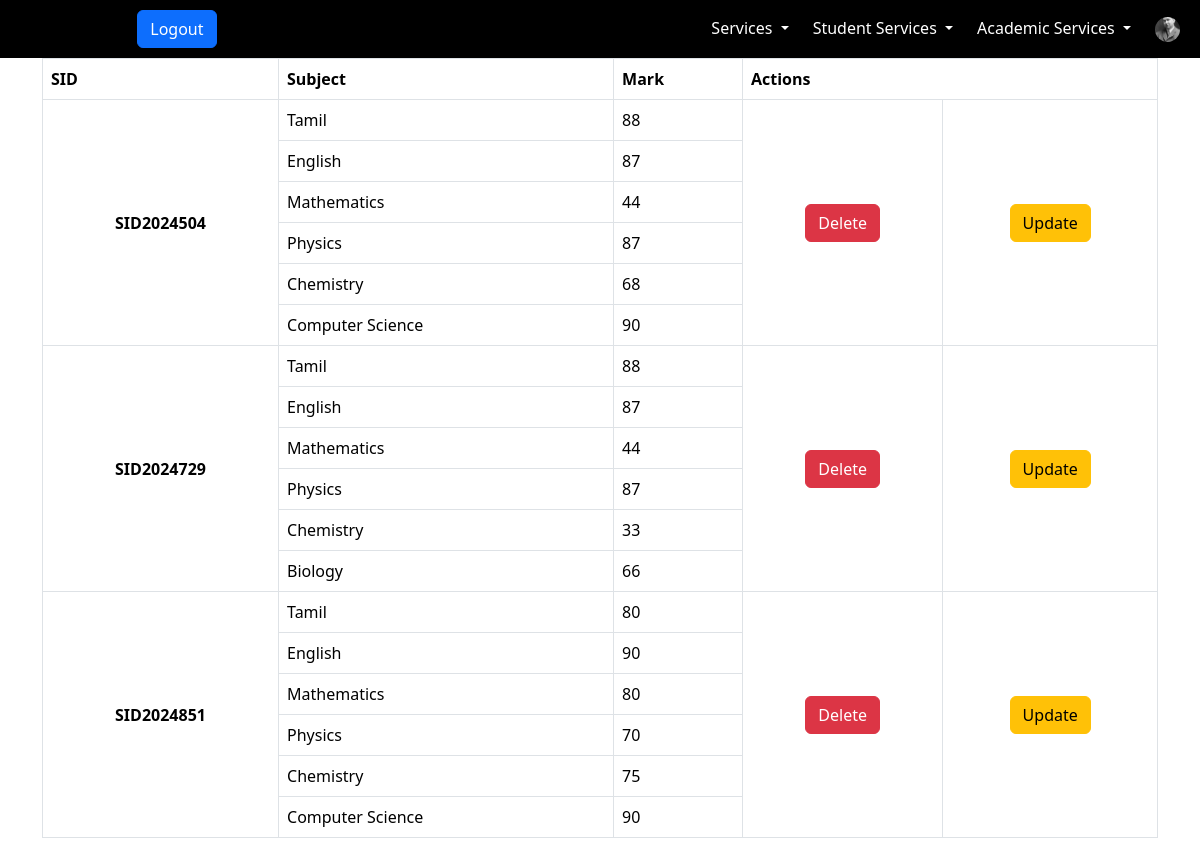
The app's page /Teacher/HSE_List.php (signed in) with its own data.
### tables this page shows
CREATE TABLE `teacher` (
  `TID` varchar(10) NOT NULL,
  `Name` varchar(30) NOT NULL,
  `Photo` varchar(30) NOT NULL,
  `Dob` date NOT NULL,
  `Gender` varchar(12) NOT NULL,
  `Aadhar` bigint(12) NOT NULL,
  `Phone` bigint(11) NOT NULL,
  `Address` varchar(200) NOT NULL,
  `Pincode` int(6) NOT NULL,
  `Email` varchar(50) NOT NULL,
  `Password` varchar(10) NOT NULL,
  `CreatedOn` datetime NOT NULL DEFAULT current_timestamp(),
  `Who` varchar(10) NOT NULL DEFAULT 'teacher'
);

CREATE TABLE `hse` (
  `Mark_ID` int(11) NOT NULL,
  `SID` varchar(10) NOT NULL,
  `Subject_ID` int(11) NOT NULL,
  `Mark` int(3) NOT NULL,
  `CreatedOn` datetime NOT NULL DEFAULT current_timestamp()
);

CREATE TABLE `school_subjects` (
  `Subject_ID` int(11) NOT NULL,
  `Subject_Title` varchar(50) NOT NULL,
  `Subject_Type` varchar(15) NOT NULL,
  `CreatedOn` datetime NOT NULL DEFAULT current_timestamp()
);

### Teacher/sesbase.php (called while the page is built, shortened)
<?php
    if(isset($_SESSION['teacher']))
    {
        $user=$_SESSION['teacher'];
        require_once("../Connection/Connection.php");
        $qry="SELECT * FROM teacher where TID='$user'";
        if($result=mysqli_query($conn,$qry))
        {
            $SessionBase=mysqli_fetch_assoc($result);
        }
    }
    else
    {
        header("HTTP/1.0 403 Access Forbidden");
        echo "<center><h5>Please Login and Come</h5><a href='../Login.php?Loger=Teacher'>Login Here</a></center>";
        exit(0);
    }
?>

### Teacher/HSE_List.php (the view, shortened to what this page needs)
<!DOCTYPE html>
<html lang="en">
<head>
    <link rel="stylesheet" href="../Bootstrap/css/bootstrap.min.css">
    <link rel="stylesheet" href="../MyStyles.css">
</head>
<body>
<?php
include_once("navbar.php");	?>
    <div class="container">
    <form action="" method="get">
        <table class="table table-bordered">
            <thead>
                <th>SID</th>
                <th>Subject</th>
                <th>Mark</th>
                <th colspan="2">Actions</th>
            </thead>
            <tbody>
                <?php
                    $qry="SELECT SID,Subject_Title,Mark from hse inner join school_subjects on school_subjects.Subject_ID=hse.Subject_ID order by SID,school_subjects.Subject_ID";
                    if($res=mysqli_query($conn,$qry))
                    {
                        $i=0;
                        while($result=mysqli_fetch_assoc($res))
                        {
                            $sub=$result['Subject_Title'];
                            $sid=$result['SID'];
                            $mark=$result['Mark'];
                            echo "<tr>";
                            if(($i%6)==0)
                                echo "<th rowspan='6' style='vertical-align: middle;text-align:center;'>$sid</th>";
                            echo "<td>$sub</td>";
                            echo "<td>$mark</td>";
                            if(($i%6)==0)
                            {
                                echo "<td rowspan='6' style='vertical-align: middle;text-align:center;'><button type='submit' name='Delete' value='$sid' class='btn btn-danger'>Delete</button></td>
                                <td rowspan='6' style='vertical-align: middle;text-align:center;'><button type='submit' name='Edit' value='$sid' class='btn btn-warning'>Update</button></td>
                                ";
                            }
                            $i++;
                        }
                    }
                ?>
            </tbody>
        </table>
    </form>
    </div>
</body>
</html>

### Teacher/navbar.php (shortened to what this page needs)
<?php include_once("sesbase.php"); ?>
<link href="https://cdn.jsdelivr.net/npm/bootstrap@5.3.3/dist/css/bootstrap.min.css" rel="stylesheet">
<nav class="navbar">
    <div class="container-fluid">
        <div class="navbar-header d-flex align-items-center navbar-right ">
            <a class="navbar-brand navbar-right" >PROJECTSIS</a>
            <form action="" method="post"> <button type="submit" class="btn btn-primary navbar-btn" name="<?php if(isset($_SESSION['teacher']) && !empty($_SESSION['teacher'])) echo 'Logout'; else echo 'Login'; ?>" > <?php if(isset($_SESSION['teacher']) && !empty($_SESSION['teacher'])) echo "Logout"; else echo "Login"; ?>  </button></form>
        </div>
        <div class="navbar-expand " id="mynav">
            <ul class="nav navbar-nav d-flex gap-md-2 nav-left"  >
                <li class="nav-item active "><a class="nav-link active" href="dashboard.php">Dashboard</a></li>
				   <li class="nav-item dropdown dropdown-togg"><a class="nav-link dropdown-toggle " href="#">Services <span class="caret"></span></a>
                </li>
                <li class="nav-item dropdown dropdown-togg"><a class="nav-link dropdown-toggle " href="#">Student Services <span class="caret"></span></a>
                </li>
				 <li class="nav-item dropdown dropdown-togg"><a class="nav-link dropdown-toggle " href="#">Academic Services <span class="caret"></span></a>
                </li>
                <div class="prof" style="display: flex;align-items: center; gap:1rem">
                <li class="nav-item "><a class="nav-link " href="#"> <img src="../photo/<?php if(isset($_SESSION['teacher'])) echo $SessionBase['Photo']; else echo 'No User';?>" alt="No Image"></a></li>
            </div>
            </ul>
        </div>
    </div>
</nav>

### MyStyles.css (style rules this page uses)
.navbar { background-color: rgb(0, 0, 0); }
.navbar .nav-link { color:white; }
.navbar-brand { color:blue; }
ul li { cursor: pointer; }

### Teacher/navbar.php (style rules this page uses)
#mynav img { height: 25px; width: 25px; border-radius: 50%; object-fit: cover; }

### records on screen
teacher: Photo (picture)
hse: SID "SID2024504", Subject_ID.Subject_Title "Tamil", Mark "88"
hse: Subject_ID.Subject_Title "English", Mark "87"
hse: Subject_ID.Subject_Title "Mathematics", Mark "44"
hse: Subject_ID.Subject_Title "Physics", Mark "87"
hse: Subject_ID.Subject_Title "Chemistry", Mark "68"
hse: Subject_ID.Subject_Title "Computer Science", Mark "90"
hse: SID "SID2024729", Subject_ID.Subject_Title "Tamil", Mark "88"
hse: Subject_ID.Subject_Title "English", Mark "87"
hse: Subject_ID.Subject_Title "Mathematics", Mark "44"
hse: Subject_ID.Subject_Title "Physics", Mark "87"
hse: Subject_ID.Subject_Title "Chemistry", Mark "33"
hse: Subject_ID.Subject_Title "Biology", Mark "66"
hse: SID "SID2024851", Subject_ID.Subject_Title "Tamil", Mark "80"
hse: Subject_ID.Subject_Title "English", Mark "90"
hse: Subject_ID.Subject_Title "Mathematics", Mark "80"
hse: Subject_ID.Subject_Title "Physics", Mark "70"
hse: Subject_ID.Subject_Title "Chemistry", Mark "75"
hse: Subject_ID.Subject_Title "Computer Science", Mark "90"
